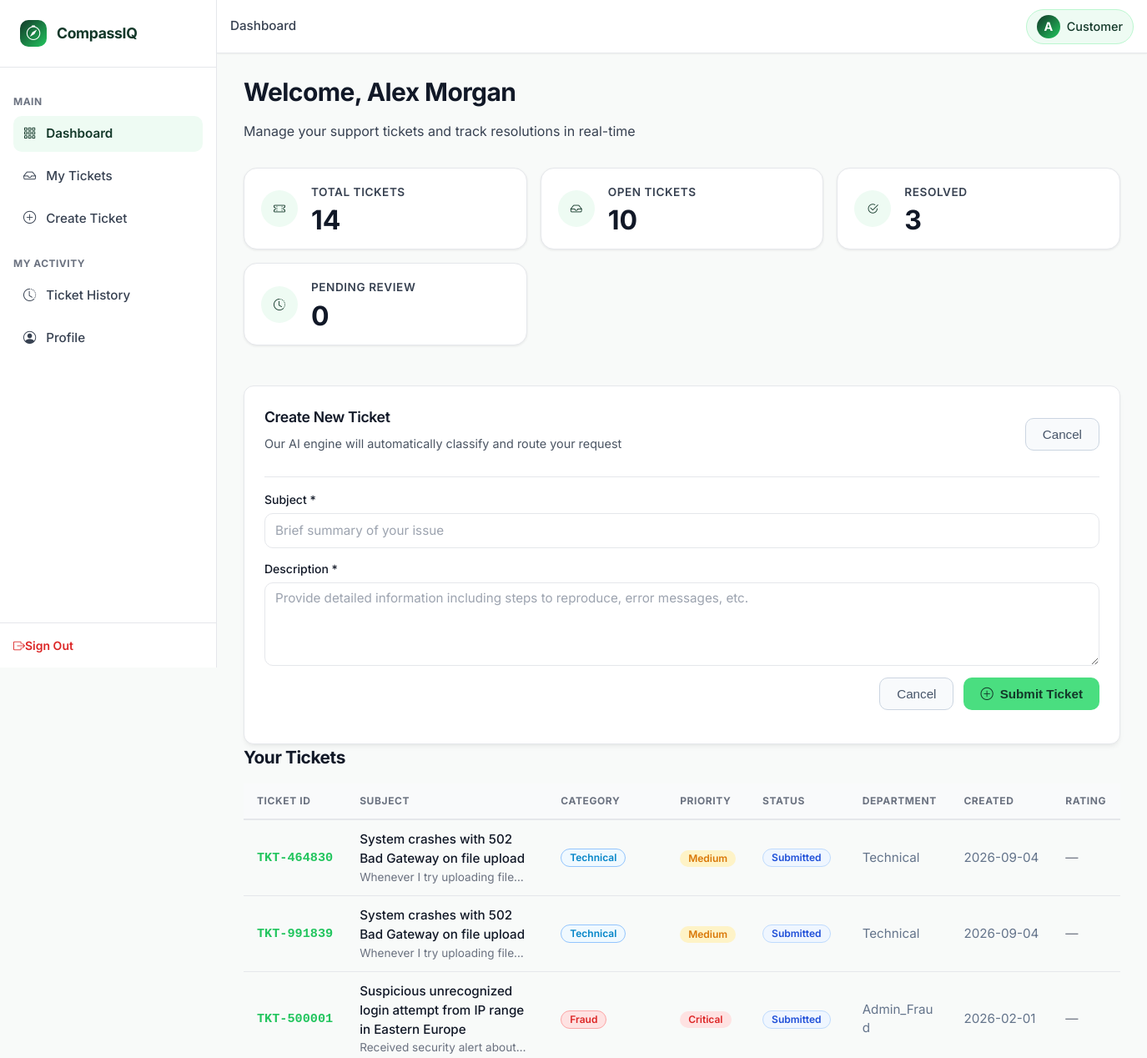
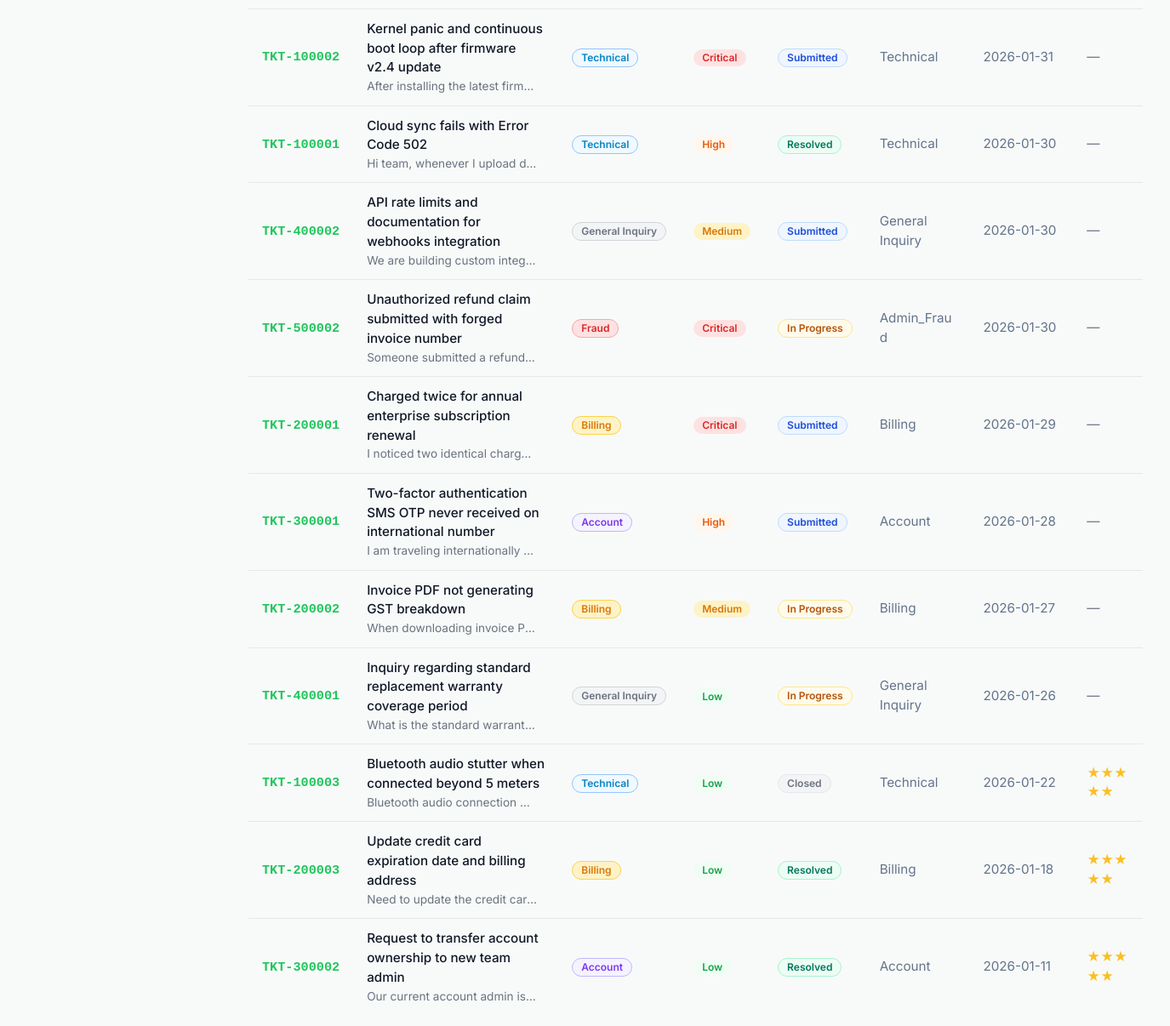
Page /customer/dashboard (signed in) on the committed database (2 pictures, top to bottom).
### tables this page shows
CREATE TABLE users (
    user_id INTEGER PRIMARY KEY AUTOINCREMENT,
    full_name TEXT NOT NULL,
    email TEXT UNIQUE NOT NULL,
    password_hash TEXT NOT NULL,
    role TEXT NOT NULL DEFAULT 'customer' CHECK(role IN ('customer', 'agent', 'admin')),
    department TEXT DEFAULT 'None' CHECK(department IN ('Technical', 'Billing', 'Account', 'General Inquiry', 'None')),
    bill_no_product_id TEXT,
    account_status TEXT DEFAULT 'PENDING' CHECK(account_status IN ('PENDING', 'APPROVED', 'REJECTED', 'BANNED')),
    created_at DATETIME DEFAULT CURRENT_TIMESTAMP
);

CREATE TABLE tickets (
    ticket_id TEXT PRIMARY KEY,
    customer_id INTEGER NOT NULL,
    subject TEXT NOT NULL,
    description TEXT NOT NULL,
    predicted_category TEXT NOT NULL CHECK(predicted_category IN ('Technical', 'Billing', 'Account', 'General Inquiry', 'Fraud')),
    predicted_priority TEXT NOT NULL CHECK(predicted_priority IN ('Low', 'Medium', 'High', 'Critical')),
    assigned_department TEXT NOT NULL CHECK(assigned_department IN ('Technical', 'Billing', 'Account', 'General Inquiry', 'Admin_Fraud')),
    status TEXT DEFAULT 'Submitted' CHECK(status IN ('Submitted', 'Under Review', 'In Progress', 'Resolved', 'Closed')),
    assigned_agent_id INTEGER,
    resolution_notes TEXT,
    satisfaction_score INTEGER CHECK(satisfaction_score BETWEEN 1 AND 5),
    customer_feedback TEXT,
    created_at DATETIME DEFAULT CURRENT_TIMESTAMP,
    resolved_at DATETIME,
    CONSTRAINT fk_ticket_customer FOREIGN KEY (customer_id) REFERENCES users (user_id) ON DELETE CASCADE,
    CONSTRAINT fk_ticket_agent FOREIGN KEY (assigned_agent_id) REFERENCES users (user_id) ON DELETE SET NULL
);

### app.py (the view)
@app.route('/customer/dashboard')
@customer_required
def customer_dashboard():
    tickets = query_db(
        """SELECT t.*, u.full_name as agent_name
           FROM tickets t
           LEFT JOIN users u ON t.assigned_agent_id = u.user_id
           WHERE t.customer_id = ?
           ORDER BY t.created_at DESC""",
        (g.user['user_id'],)
    )
    return render_template('customer_dashboard.html', tickets=tickets)

### templates/customer_dashboard.html (shortened to what this page needs)
{% extends 'base.html' %}
{% block breadcrumb %}Dashboard{% endblock %}
{% block content %}
<div class="page-header">
    <h1 class="page-title">Welcome, {{ g.user.full_name }}</h1>
    <p class="page-subtitle">Manage your support tickets and track resolutions in real-time</p>
</div>
<div id="customer-stats-section" class="grid grid-auto-fit mb-2xl" style="margin-bottom: var(--spacing-3xl);">
    <div class="metric-card">
        <div class="metric-icon-wrapper">
            <i class="bi bi-ticket-perforated"></i>
        </div>
        <div class="metric-content">
            <div class="metric-label">Total Tickets</div>
            <div class="metric-value">{{ tickets|length }}</div>
        </div>
    </div>
    <div class="metric-card">
        <div class="metric-icon-wrapper">
            <i class="bi bi-inbox"></i>
        </div>
        <div class="metric-content">
            <div class="metric-label">Open Tickets</div>
            <div class="metric-value">{{ tickets|selectattr('status', 'in', ['Submitted', 'Under Review', 'In Progress'])|list|length }}</div>
        </div>
    </div>
    <div class="metric-card">
        <div class="metric-icon-wrapper">
            <i class="bi bi-check2-circle"></i>
        </div>
        <div class="metric-content">
            <div class="metric-label">Resolved</div>
            <div class="metric-value">{{ tickets|selectattr('status', 'equalto', 'Resolved')|list|length }}</div>
        </div>
    </div>
    <div class="metric-card">
        <div class="metric-icon-wrapper">
            <i class="bi bi-clock-history"></i>
        </div>
        <div class="metric-content">
            <div class="metric-label">Pending Review</div>
            <div class="metric-value">{{ tickets|selectattr('status', 'equalto', 'Under Review')|list|length }}</div>
        </div>
    </div>
</div>
<div id="create-ticket-section" class="card mb-2xl">
    <div class="card-header">
        <div style="display: flex; justify-content: space-between; align-items: center;">
            <div>
                <h3 class="card-title">Create New Ticket</h3>
                <p class="card-subtitle">Our AI engine will automatically classify and route your request</p>
            </div>
            <div style="display: flex; gap: var(--spacing-md);">
                <button class="btn btn-secondary" onclick="toggleCreateForm()">Cancel</button>
            </div>
        </div>
    </div>
    <div class="card-body">
        <form method="POST" action="{{ url_for('create_ticket') }}" id="createTicketForm">
            <div class="form-group">
                <label class="form-label">Subject *</label>
                <input type="text" id="subject" name="subject" class="form-input" placeholder="Brief summary of your issue" required>
            </div>
            <div class="form-group">
                <label class="form-label">Description *</label>
                <textarea name="description" class="form-textarea" placeholder="Provide detailed information including steps to reproduce, error messages, etc." required></textarea>
            </div>
            <div style="display: flex; gap: var(--spacing-md); justify-content: flex-end;">
                <button type="button" class="btn btn-secondary" onclick="toggleCreateForm()">Cancel</button>
                <button type="submit" class="btn btn-accent">
                    <i class="bi bi-plus-circle"></i> Submit Ticket
                </button>
            </div>
        </form>
    </div>
</div>
<div id="customer-tickets-table">
    <h2 class="mb-lg" style="font-size: 1.3rem; font-weight: var(--font-weight-bold);">Your Tickets</h2>
    {% if tickets|length == 0 %}
        <div class="card" style="text-align: center; padding: var(--spacing-3xl) var(--spacing-lg);">
            <i class="bi bi-inbox" style="font-size: 3rem; color: var(--text-muted); margin-bottom: var(--spacing-lg);"></i>
            <h3 class="text-secondary">No tickets yet</h3>
            <p class="text-muted">Create your first support ticket above to get started</p>
        </div>
    {% else %}
        <div class="table-responsive">
            <table class="enterprise-table">
                <thead>
                    <tr>
                        <th>Ticket ID</th>
                        <th>Subject</th>
                        <th>Category</th>
                        <th>Priority</th>
                        <th>Status</th>
                        <th>Department</th>
                        <th>Created</th>
                        <th>Rating</th>
                    </tr>
                </thead>
                <tbody>
                    {% for ticket in tickets %}
                        <tr style="cursor: pointer;" onclick="openTicketDetail('{{ ticket.ticket_id }}')">
                            <td class="text-ellipsis">
                                <span class="no-wrap" style="font-family: 'Courier New', monospace; font-weight: var(--font-weight-semibold); color: var(--accent-green);">{{ ticket.ticket_id }}</span>
                            </td>
                            <td>
                                <div style="font-weight: var(--font-weight-medium); color: var(--text-primary);">{{ ticket.subject }}</div>
                                <div style="font-size: 0.85rem; color: var(--text-muted); overflow: hidden; text-overflow: ellipsis; white-space: nowrap; max-width: 200px;">{{ ticket.description }}</div>
                            </td>
                            <td>
                                <span class="badge badge-category-{{ ticket.predicted_category.replace(' ', '') }}">
                                    {{ ticket.predicted_category }}
                                </span>
                            </td>
                            <td>
                                <span class="badge badge-priority-{{ ticket.predicted_priority }}">
                                    {{ ticket.predicted_priority }}
                                </span>
                            </td>
                            <td>
                                <span class="badge badge-status-{{ ticket.status.replace(' ', '') }}">
                                    {{ ticket.status }}
                                </span>
                            </td>
                            <td>{{ ticket.assigned_department }}</td>
                            <td class="no-wrap">{{ ticket.created_at[:10] }}</td>
                            <td>
                                {% if ticket.satisfaction_score %}
                                    <div style="color: #fbbf24;">{{ '★' * ticket.satisfaction_score }}</div>
                                {% else %}
                                    <span class="text-muted">—</span>
                                {% endif %}
                            </td>
                        </tr>
                    {% endfor %}
                </tbody>
            </table>
        </div>
    {% endif %}
</div>
{% endblock %}

### templates/base.html (shortened to what this page needs)
<!DOCTYPE html>
<html lang="en">
<head>
    <link rel="stylesheet" href="https://cdn.jsdelivr.net/npm/bootstrap-icons@1.11.3/font/bootstrap-icons.min.css">
    <link rel="stylesheet" href="{{ url_for('static', filename='css/variables.css') }}">
    <link rel="stylesheet" href="{{ url_for('static', filename='css/components.css') }}">
    <link rel="stylesheet" href="{{ url_for('static', filename='css/style.css') }}">
</head>
<body>
    <div id="app">
        <aside class="sidebar" id="sidebar">
            <a href="{{ url_for('index') }}" class="sidebar-brand">
                <div class="sidebar-brand-icon">
                    <i class="bi bi-compass"></i>
                </div>
                <div class="sidebar-brand-text">CompassIQ</div>
            </a>
            <nav class="sidebar-nav">
                {% if g.user %}
                    {% if g.user.role == 'customer' %}
                        <div class="nav-section-title">Main</div>
                        <div class="nav-item">
                            <a href="{{ url_for('customer_dashboard') }}" class="nav-link {% if request.endpoint == 'customer_dashboard' %}active{% endif %}" data-nav-action="dashboard">
                                <i class="bi bi-grid-3x3-gap"></i>
                                <span>Dashboard</span>
                            </a>
                        </div>
                        <div class="nav-item">
                            <a href="{{ url_for('customer_dashboard') }}#customer-tickets-table" class="nav-link" data-nav-action="my-tickets">
                                <i class="bi bi-inbox"></i>
                                <span>My Tickets</span>
                            </a>
                        </div>
                        <div class="nav-item">
                            <a href="{{ url_for('customer_dashboard') }}#create-ticket-section" class="nav-link" data-nav-action="create-ticket">
                                <i class="bi bi-plus-circle"></i>
                                <span>Create Ticket</span>
                            </a>
                        </div>
                        <div class="nav-section-title mt-4">My Activity</div>
                        <div class="nav-item">
                            <a href="#" class="nav-link" data-nav-action="ticket-history">
                                <i class="bi bi-clock-history"></i>
                                <span>Ticket History</span>
                            </a>
                        </div>
                        <div class="nav-item">
                            <a href="#" class="nav-link" data-nav-action="profile">
                                <i class="bi bi-person-circle"></i>
                                <span>Profile</span>
                            </a>
                        </div>
                    {% endif %}
                {% endif %}
            </nav>
            <div class="sidebar-footer">
                {% if g.user %}
                    <a href="{{ url_for('logout') }}" class="sign-out-link" data-nav-action="logout">
                        <i class="bi bi-box-arrow-right me-2"></i>Sign Out
                    </a>
                {% endif %}
            </div>
        </aside>
        <main class="main-content">
            <header class="header">
                <div class="header-left">
                    <div class="header-breadcrumb">
                        {% block breadcrumb %}Dashboard{% endblock %}
                    </div>
                </div>
                <div class="header-actions">
                    {% if g.user %}
                        <a href="#" class="user-profile-pill">
                            <div class="user-avatar">{{ g.user.full_name[0].upper() }}</div>
                            <span>{{ g.user.role|title }}</span>
                        </a>
                    {% endif %}
                </div>
            </header>
            <div class="page-wrapper">
                {% block content %}{% endblock %}
            </div>
        </main>
    </div>
</body>
</html>

### rows in the picture
users: user "A", user.role "Customer", user.full_name "Alex Morgan"
tickets: ticket_id "TKT-464830", subject "System crashes with 502 Bad Gateway on file upload", description "Whenever I try uploading file…", predicted_category "Technical", predicted_priority "Medium", status "Submitted", assigned_department "Technical", created_at "2026-09-04"
tickets: ticket_id "TKT-991839", subject "System crashes with 502 Bad Gateway on file upload", description "Whenever I try uploading file…", predicted_category "Technical", predicted_priority "Medium", status "Submitted", assigned_department "Technical", created_at "2026-09-04"
tickets: ticket_id "TKT-500001", subject "Suspicious unrecognized login attempt from IP range in Eastern Europe", description "Received security alert about…", predicted_category "Fraud", predicted_priority "Critical", status "Submitted", assigned_department "Admin_Fraud", created_at "2026-02-01"
tickets: ticket_id "TKT-100002", subject "Kernel panic and continuous boot loop after firmware v2.4 update", description "After installing the latest firm…", predicted_category "Technical", predicted_priority "Critical", status "Submitted", assigned_department "Technical", created_at "2026-01-31"
tickets: ticket_id "TKT-100001", subject "Cloud sync fails with Error Code 502", description "Hi team, whenever I upload d…", predicted_category "Technical", predicted_priority "High", status "Resolved", assigned_department "Technical", created_at "2026-01-30"
tickets: ticket_id "TKT-400002", subject "API rate limits and documentation for webhooks integration", description "We are building custom integ…", predicted_category "General Inquiry", predicted_priority "Medium", status "Submitted", assigned_department "General Inquiry", created_at "2026-01-30"
tickets: ticket_id "TKT-500002", subject "Unauthorized refund claim submitted with forged invoice number", description "Someone submitted a refund…", predicted_category "Fraud", predicted_priority "Critical", status "In Progress", assigned_department "Admin_Fraud", created_at "2026-01-30"
tickets: ticket_id "TKT-200001", subject "Charged twice for annual enterprise subscription renewal", description "I noticed two identical charg…", predicted_category "Billing", predicted_priority "Critical", status "Submitted", assigned_department "Billing", created_at "2026-01-29"
tickets: ticket_id "TKT-300001", subject "Two-factor authentication SMS OTP never received on international number", description "I am traveling internationally…", predicted_category "Account", predicted_priority "High", status "Submitted", assigned_department "Account", created_at "2026-01-28"
tickets: ticket_id "TKT-200002", subject "Invoice PDF not generating GST breakdown", description "When downloading invoice P…", predicted_category "Billing", predicted_priority "Medium", status "In Progress", assigned_department "Billing", created_at "2026-01-27"
tickets: ticket_id "TKT-400001", subject "Inquiry regarding standard replacement warranty coverage period", description "What is the standard warrant…", predicted_category "General Inquiry", predicted_priority "Low", status "In Progress", assigned_department "General Inquiry", created_at "2026-01-26"
tickets: ticket_id "TKT-100003", subject "Bluetooth audio stutter when connected beyond 5 meters", description "Bluetooth audio connection…", predicted_category "Technical", predicted_priority "Low", status "Closed", assigned_department "Technical", created_at "2026-01-22", satisfaction_score "★★★★★"
tickets: ticket_id "TKT-200003", subject "Update credit card expiration date and billing address", description "Need to update the credit car…", predicted_category "Billing", predicted_priority "Low", status "Resolved", assigned_department "Billing", created_at "2026-01-18", satisfaction_score "★★★★★"
tickets: ticket_id "TKT-300002", subject "Request to transfer account ownership to new team admin", description "Our current account admin is…", predicted_category "Account", predicted_priority "Low", status "Resolved", assigned_department "Account", created_at "2026-01-11", satisfaction_score "★★★★★"

### other values in the picture
{{ tickets|length }} "14"
{{ tickets|selectattr('status', 'equalto', 'Resolved')|list|length }} "3"
{{ tickets|selectattr('status', 'equalto', 'Under Review')|list|length }} "0"
